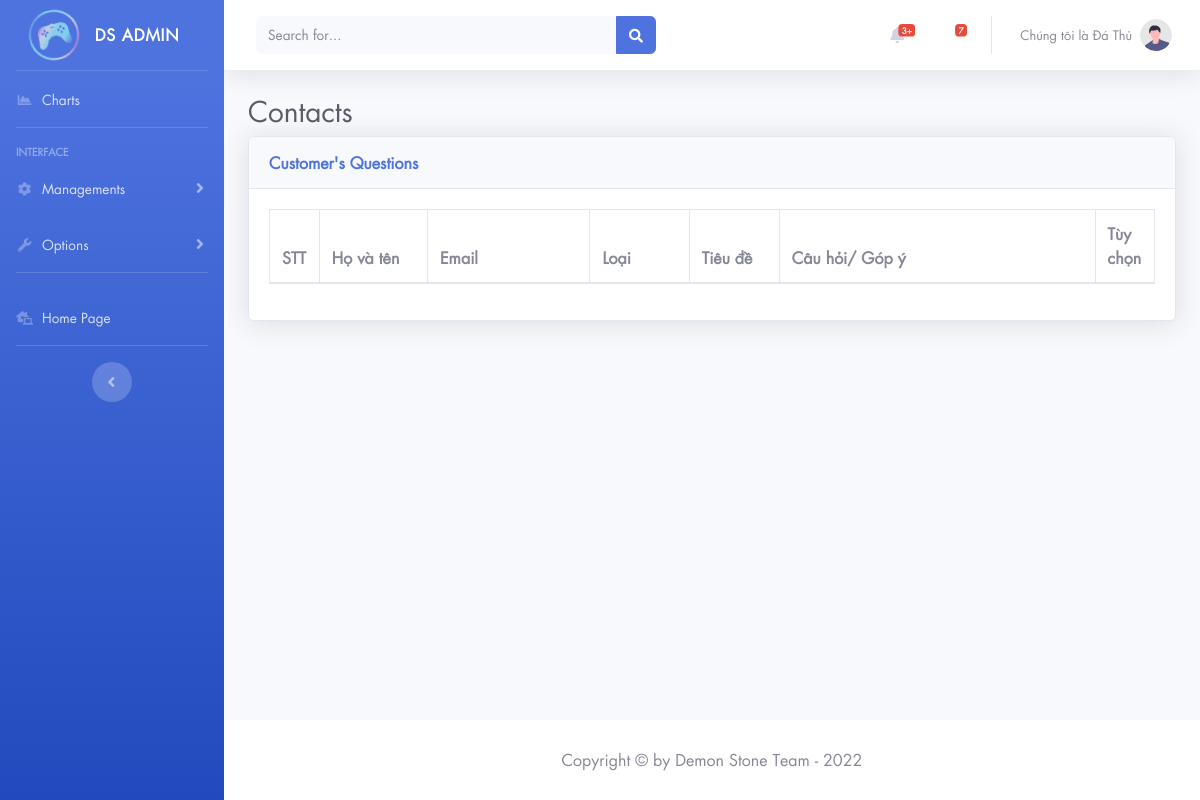
Before: /sources/View/admin/contacts.php with the older database file.
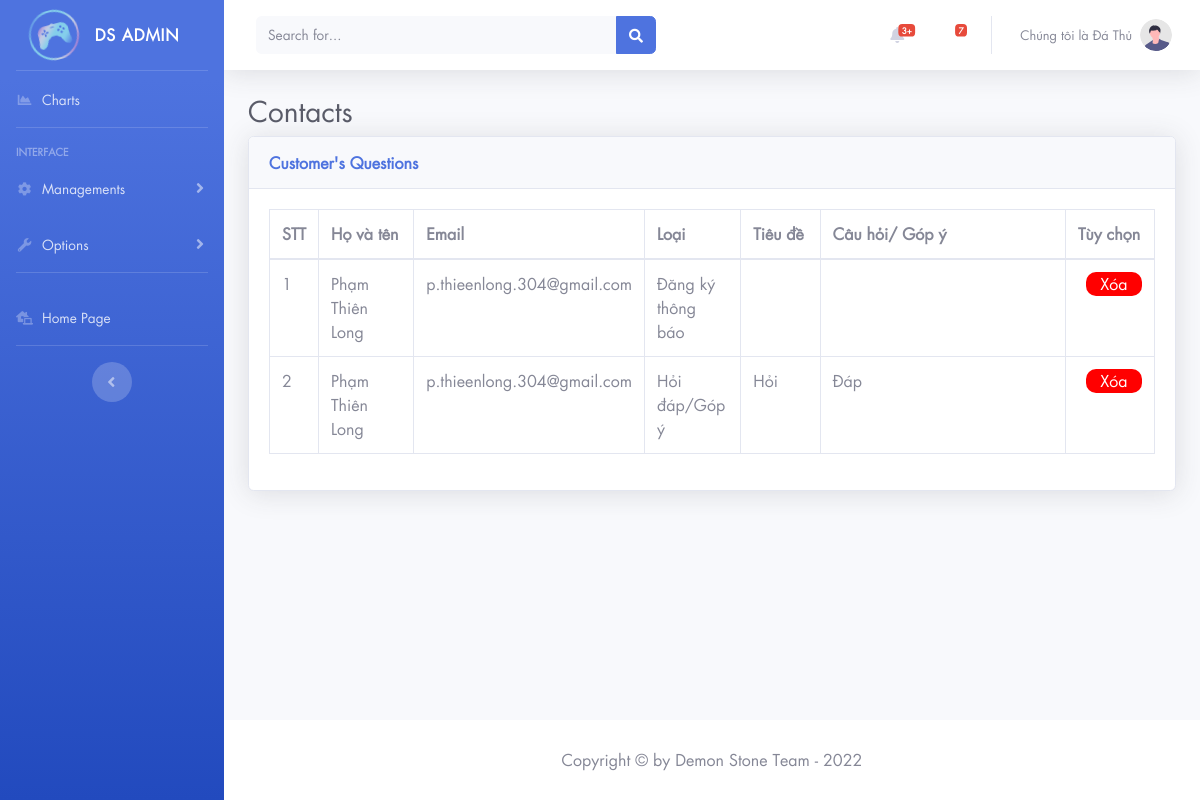
After: the same page with the newer database file.
### tables this page shows
CREATE TABLE `contact` (
  `id` int(11) NOT NULL,
  `fullname` varchar(255) NOT NULL,
  `email` varchar(255) NOT NULL,
  `type` tinyint(4) NOT NULL DEFAULT 0 COMMENT '0 - notify\r\n1 - faqs',
  `subject` text DEFAULT NULL,
  `message` text DEFAULT NULL
);

### sources/Model/DAO/ContactDAO.php (called while the page is built, shortened)
<?php
include_once '/Applications/XAMPP/xamppfiles/htdocs/pro1014_duan/sources/Model/Contact.php';
include_once "/Applications/XAMPP/xamppfiles/htdocs/pro1014_duan/sources/Utils/Database.php";
class ContactDAO {
    private $database;
    public function __construct()
    {
        $this->database = new Database();
        $this->database = $this->database->getDatabase();
    }
    public function getAllContacts() {
        if($this->database->connect_error) {
            return false;
        } else {
            $query = $this->database->prepare("SELECT * FROM `contact`");
            if($query->execute()) {
                $result = $query->get_result();
                if($result->num_rows > 0) {
                    $contacts = [];
                    while($row = $result->fetch_assoc()) {
                        $contact = new Contact($row['id'], $row['fullname'], $row['email'], $row['type'], $row['subject'], $row['message']);
                        $contacts[] = $contact;
                    }
                    return $contacts;
                } else return false;
            } else return false;
        }
    }
}
?>

### sources/Utils/Database.php (called while the page is built, shortened)
<?php
class Database {
    public function getDatabase($database = null) {
        if($database == null) {
            return new mysqli("localhost:3306", "root", "", "pro1014_duan");
        } else return $database;
    }
}
?>

### sources/Model/Contact.php (called while the page is built)
<?php
class Contact {
    private $id;
    private $fullname;
    private $email;
    private $type;
    private $subject;
    private $message;
    public function __construct($id, $fullname, $email, $type, $subject, $message)
    {
        $this->id = $id;
        $this->fullname = $fullname;
        $this->email = $email;
        $this->type = $type;
        $this->subject = $subject;
        $this->message = $message;
    }
    public function getID() {
        return $this->id;
    }
    public function getFullname() {
        return $this->fullname;
    }
    public function getEmail() {
        return $this->email;
    }
    public function getType() {
        return $this->type;
    }
    public function getSubject() {
        return $this->subject;
    }
    public function getMessage() {
        return $this->message;
    }
}
?>

### sources/View/admin/contacts.php (the view)
<?php
    include('header.php');
    include('./topbar.php')
?>
                <div class="container-fluid">
                    <h1 class="h3 mb-2 text-gray-800">Contacts</h1>
                    <div class="card shadow mb-4">
                        <div class="card-header py-3">
                            <h6 class="m-0 font-weight-bold text-primary">Customer's Questions</h6>
                        </div>
                        <div class="card-body">
                            <div class="table-responsive">
                                <table class="table table-bordered" id="dataTable" width="100%" cellspacing="0">
                                    <thead>
                                        <tr>
                                            <th id="th-ct-stt">STT</th>
                                            <th id="th-ct-name">Họ và tên</th>
                                            <th id="th-ct-email">Email</th>
                                            <th id="th-ct-type">Loại</th>
                                            <th id="th-ct-time">Tiêu đề</th>
                                            <th id="th-ct-qt">Câu hỏi/ Góp ý</th>
                                            <th id="th-ct-opt">Tùy chọn</th>
                                        </tr>
                                    </thead>
                                    <tbody>
                                        <?php
                                            foreach($contacts as $contact){
                                        ?>
                                        <tr>
                                            <td><?php echo $contact->getID() ?></td>
                                            <td><?php echo $contact->getFullname() ?></td>
                                            <td><?php echo $contact->getEmail() ?></td>
                                            <td><?php echo $contact->getType() == 0 ? 'Đăng ký thông báo' : 'Hỏi đáp/Góp ý' ?></td>
                                            <td><?php echo $contact->getSubject() ?></td>
                                            <td><?php echo $contact->getMessage() ?></td>
                                            <td><a href="http://localhost/pro1014_duan/sources/controller/RemoveContact.php?id=<?php echo $contact->getID() ?>"><button id="btn-contact-delete">Xóa</button></a></td>
                                        </tr>
                                        <?php
                                            }
                                        ?>
                                    </tbody>
                                </table>
                            </div>
                        </div>
                    </div>
                </div>
            </div>
<?php include 'footer.php'; ?>

### sources/View/admin/header.php (shortened to what this page needs)
<?php
include "/Applications/XAMPP/xamppfiles/htdocs/pro1014_duan/sources/Utils/Database.php";
include "/Applications/XAMPP/xamppfiles/htdocs/pro1014_duan/sources/Model/DAO/CommentDAO.php";
include "/Applications/XAMPP/xamppfiles/htdocs/pro1014_duan/sources/Model/DAO/ContactDAO.php";
$contactDAO = new ContactDAO();
$contacts = $contactDAO->getAllContacts() != false ? $contactDAO->getAllContacts() : [];
?>
<!DOCTYPE html>
<html lang="en">
<head>
    <link href="vendor/fontawesome-free/css/all.min.css" rel="stylesheet" type="text/css">
    <link href="../assets/css/style.css" rel="stylesheet">
    <link href="css/sb-admin-2.min.css" rel="stylesheet">
    <link rel="stylesheet" href="css/responsive.css">
</head>
<body id="page-top">
    <div id="wrapper">
        <ul class="navbar-nav bg-gradient-primary sidebar sidebar-dark accordion" id="accordionSidebar">
            <a class="sidebar-brand d-flex align-items-center justify-content-center" href="index.php">
                <div class="sidebar-brand-icon rotate-n-15">
                    <img src="images/logo1.png" alt="logo" width="50vh">
                </div>
                <div class="sidebar-brand-text mx-3">DS Admin</div>
            </a>
            <hr class="sidebar-divider my-0">
            <li class="nav-item">
                <a class="nav-link" href="index.php">
                    <i class="fas fa-fw fa-chart-area"></i>
                    <span>Charts</span>
                </a>
            </li>
            <hr class="sidebar-divider">
            <div class="sidebar-heading">
                Interface
            </div>
            <li class="nav-item">
                <a class="nav-link collapsed" href="#" data-toggle="collapse" data-target="#collapseTwo"
                    aria-expanded="true" aria-controls="collapseTwo">
                    <i class="fas fa-fw fa-cog"></i>
                    <span>Managements</span>
                </a>
            </li>
            <li class="nav-item">
                <a class="nav-link collapsed" href="#" data-toggle="collapse" data-target="#collapseUtilities"
                    aria-expanded="true" aria-controls="collapseUtilities">
                    <i class="fas fa-fw fa-wrench"></i>
                    <span>Options</span>
                </a>
            </li>
            <hr class="sidebar-divider">
            <li class="nav-item">
                <a class="nav-link" href="http://localhost/pro1014_duan/sources/View/index.php">
                <i class="fas fa-laptop-house"></i>
                    <span>Home Page</span></a>
            </li>
            <hr class="sidebar-divider d-none d-md-block">
            <div class="text-center d-none d-md-inline">
                <button class="rounded-circle border-0" id="sidebarToggle"></button>
            </div>
        </ul>

### sources/View/admin/topbar.php (shortened to what this page needs)
<div id="content-wrapper" class="d-flex flex-column">
            <div id="content">
                <nav class="navbar navbar-expand navbar-light bg-white topbar mb-4 static-top shadow">
                    <form
                        class="d-none d-sm-inline-block form-inline mr-auto ml-md-3 my-2 my-md-0 mw-100 navbar-search">
                        <div class="input-group">
                            <input type="text" class="form-control bg-light border-0 small" placeholder="Search for..."
                                aria-label="Search" aria-describedby="basic-addon2">
                            <div class="input-group-append">
                                <button class="btn btn-primary" type="button">
                                    <i class="fas fa-search fa-sm"></i>
                                </button>
                            </div>
                        </div>
                    </form>
                    <ul class="navbar-nav ml-auto">
                        <li class="nav-item dropdown no-arrow mx-1">
                            <a class="nav-link dropdown-toggle" href="#" id="alertsDropdown" role="button"
                                data-toggle="dropdown" aria-haspopup="true" aria-expanded="false">
                                <i class="fas fa-bell fa-fw"></i>
                                <span class="badge badge-danger badge-counter">3+</span>
                            </a>
                        </li>
                        <li class="nav-item dropdown no-arrow mx-1">
                            <a class="nav-link dropdown-toggle" href="#" id="messagesDropdown" role="button"
                                data-toggle="dropdown" aria-haspopup="true" aria-expanded="false">
                                <i class="fas fa-envelope fa-fw"></i>
                                <span class="badge badge-danger badge-counter">7</span>
                            </a>
                        </li>
                        <li class="nav-item dropdown no-arrow">
                            <a class="nav-link dropdown-toggle" href="#" id="userDropdown" role="button"
                                data-toggle="dropdown" aria-haspopup="true" aria-expanded="false">
                                <span class="mr-2 d-none d-lg-inline text-gray-600 small">Chúng tôi là Đá Thủ</span>
                                <img class="img-profile rounded-circle"
                                    src="images/undraw_profile.svg">
                            </a>
                        </li>
                    </ul>
                </nav>

### sources/View/admin/footer.php (shortened to what this page needs)
            <footer class="sticky-footer bg-white">
                <div class="container my-auto">
                    <div class="copyright text-center my-auto">
                        <span>Copyright &copy; by Demon Stone Team - 2022</span>
                    </div>
                </div>
            </footer>
        </div>
    </div>
</body>
</html>

### sources/View/assets/css/style.css (style rules this page uses)
* { margin: 0; padding: 0; box-sizing: border-box; font-size: 16px; font-family: "Quicksand", sans-serif; }
a { text-decoration: none; }
li { list-style-type: none; }
.fa-map-marker-alt:before, .fa-phone-alt:before, .fa-envelope:before, .fa-facebook-f:before { font-size: 1.3em; color: white; margin-top: 1em; }

Changed rows visible on the page:
added contact: id "1", fullname "Phạm Thiên Long", email "p.thieenlong.304@gmail.com", type "Đăng ký thông báo"
added contact: id "2", fullname "Phạm Thiên Long", email "p.thieenlong.304@gmail.com", type "Hỏi đáp/Góp ý", subject "Hỏi", message "Đáp"
